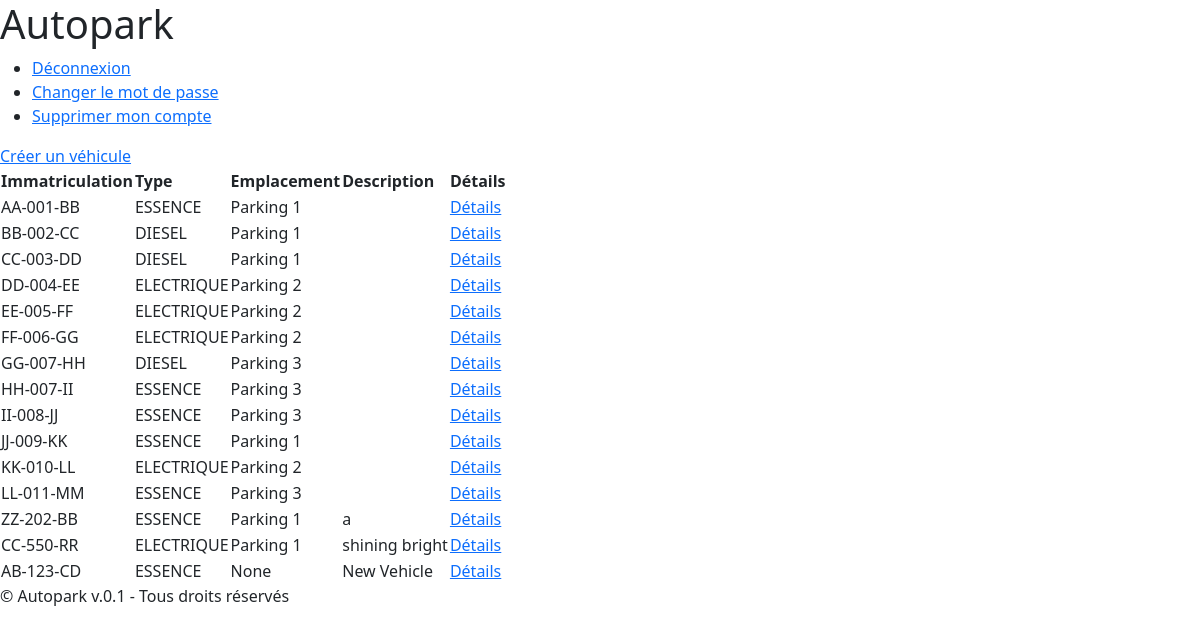
/autopark/all (signed in), run on the app's committed database.
### autopark/models.py (models this page shows, shortened)
class Vehicle(models.Model):
    class VehicleType(models.TextChoices):
        ELECTRIQUE = 'ELECTRIQUE'
        ESSENCE = 'ESSENCE'
        DIESEL = 'DIESEL'
    description = models.TextField(default="")
    number = models.CharField(
        max_length=9,
        validators=[
            RegexValidator(
                regex=r'^([A-Z]{2}-[0-9]{3}-[A-Z]{2})|([0-9]{1,4}[A-Z]{1,3}[0-9]{2})$',
                message='Invalid format'
            )
        ]
    )
    vehicle_type = models.CharField(
        max_length=15,
        choices=VehicleType.choices,
        default=VehicleType.ESSENCE
    )
    created_at = models.DateTimeField(auto_now_add=True)
    location = models.ForeignKey(Location, on_delete=models.SET_NULL, null=True, blank=True)
    last_maintenance_at = models.DateTimeField(null=True, blank=True)
    next_check_at = models.DateTimeField(null=True, blank=True)

class Location(models.Model):
    label = models.CharField(max_length=255)
    def __str__(self):
        return self.label
    class Meta:
        ordering = ['label']

### autopark/views.py (the view)
# urls.py: path("autopark/all", AllListView.as_view(), name='all_vehicles'),
class AllListView(LoginRequiredMixin, ListView):
    model = Vehicle
    template_name = 'all_table.html'
    context_object_name = 'table_data'

### autopark/templates/all_table.html
{% extends 'base.html' %}
{% block content %}
<a href="{% url 'add_vehicle' %}">Créer un véhicule</a>
<table>
    <thead>
      <tr>
        <th>Immatriculation</th>
        <th>Type</th>
        <th>Emplacement</th>
        <th>Description</th>
        <th>Détails</th>
      </tr>
    </thead>
    <tbody>
      {% for vehicle in table_data %}
        <tr>
          <td>{{ vehicle.number }}</td>
          <td>{{ vehicle.vehicle_type }}</td>
          <td>{{ vehicle.location }}</td>
          <td>{{ vehicle.description }}</td>
          <td><a href="{% url 'vehicle_details' vehicle.id %}">Détails</a></td>
        </tr>
      {% empty %}
        <tr>
          <td colspan="5">Pas de véhicule</td>
        </tr>
      {% endfor %}
    </tbody>
</table>
{% endblock %}

### data on the page
Vehicle: number "AA-001-BB", vehicle_type "ESSENCE", location "Parking 1"
Vehicle: number "BB-002-CC", vehicle_type "DIESEL", location "Parking 1"
Vehicle: number "CC-003-DD", vehicle_type "DIESEL", location "Parking 1"
Vehicle: number "DD-004-EE", vehicle_type "ELECTRIQUE", location "Parking 2"
Vehicle: number "EE-005-FF", vehicle_type "ELECTRIQUE", location "Parking 2"
Vehicle: number "FF-006-GG", vehicle_type "ELECTRIQUE", location "Parking 2"
Vehicle: number "GG-007-HH", vehicle_type "DIESEL", location "Parking 3"
Vehicle: number "HH-007-II", vehicle_type "ESSENCE", location "Parking 3"
Vehicle: number "II-008-JJ", vehicle_type "ESSENCE", location "Parking 3"
Vehicle: number "JJ-009-KK", vehicle_type "ESSENCE", location "Parking 1"
Vehicle: number "KK-010-LL", vehicle_type "ELECTRIQUE", location "Parking 2"
Vehicle: number "LL-011-MM", vehicle_type "ESSENCE", location "Parking 3"
Vehicle: number "ZZ-202-BB", vehicle_type "ESSENCE", location "Parking 1", description "a"
Vehicle: number "CC-550-RR", vehicle_type "ELECTRIQUE", location "Parking 1", description "shining bright"
Vehicle: number "AB-123-CD", vehicle_type "ESSENCE", location "None", description "New Vehicle"
